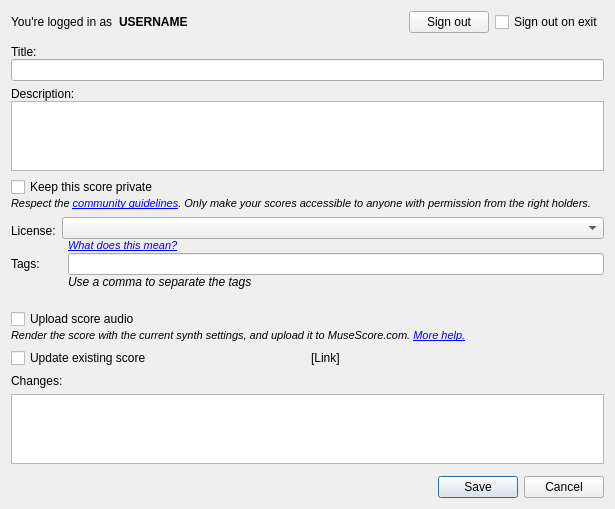
<?xml version="1.0" encoding="UTF-8"?>
<ui version="4.0">
 <class>UploadScoreDialog</class>
 <widget class="QDialog" name="UploadScoreDialog">
  <property name="geometry">
   <rect>
    <x>0</x>
    <y>0</y>
    <width>615</width>
    <height>491</height>
   </rect>
  </property>
  <property name="windowTitle">
   <string>Score Information</string>
  </property>
  <property name="modal">
   <bool>true</bool>
  </property>
  <layout class="QGridLayout" name="gridLayout">
   <property name="verticalSpacing">
    <number>12</number>
   </property>
   <item row="0" column="0">
    <layout class="QHBoxLayout" name="horizontalLayout">
     <property name="spacing">
      <number>6</number>
     </property>
     <item>
      <widget class="QLabel" name="label_3">
       <property name="text">
        <string>You're logged in as</string>
       </property>
      </widget>
     </item>
     <item>
      <widget class="QLabel" name="lblUsername">
       <property name="font">
        <font>
         <weight>75</weight>
         <bold>true</bold>
        </font>
       </property>
       <property name="text">
        <string notr="true" extracomment="Placeholder, gets set programmatically">USERNAME</string>
       </property>
      </widget>
     </item>
     <item>
      <spacer name="horizontalSpacer_4">
       <property name="orientation">
        <enum>Qt::Horizontal</enum>
       </property>
       <property name="sizeHint" stdset="0">
        <size>
         <width>40</width>
         <height>20</height>
        </size>
       </property>
      </spacer>
     </item>
     <item>
      <widget class="QPushButton" name="btnSignout">
       <property name="text">
        <string>Sign out</string>
       </property>
      </widget>
     </item>
     <item>
      <widget class="QCheckBox" name="chkSignoutOnExit">
       <property name="text">
        <string>Sign out on exit</string>
       </property>
      </widget>
     </item>
    </layout>
   </item>
   <item row="1" column="0">
    <layout class="QVBoxLayout" name="verticalLayout">
     <property name="spacing">
      <number>6</number>
     </property>
     <item>
      <layout class="QVBoxLayout" name="verticalLayout_2">
       <property name="spacing">
        <number>0</number>
       </property>
       <item>
        <widget class="QLabel" name="lblTitle">
         <property name="sizePolicy">
          <sizepolicy hsizetype="Preferred" vsizetype="Preferred">
           <horstretch>0</horstretch>
           <verstretch>0</verstretch>
          </sizepolicy>
         </property>
         <property name="text">
          <string>Title:</string>
         </property>
        </widget>
       </item>
       <item>
        <widget class="QLineEdit" name="title"/>
       </item>
      </layout>
     </item>
     <item>
      <layout class="QVBoxLayout" name="verticalLayout_3">
       <property name="spacing">
        <number>0</number>
       </property>
       <item>
        <widget class="QLabel" name="lblDescription">
         <property name="text">
          <string>Description:</string>
         </property>
        </widget>
       </item>
       <item>
        <widget class="QPlainTextEdit" name="description">
         <property name="sizeAdjustPolicy">
          <enum>QAbstractScrollArea::AdjustToContentsOnFirstShow</enum>
         </property>
        </widget>
       </item>
      </layout>
     </item>
     <item>
      <layout class="QGridLayout" name="gridLayout_2">
       <property name="horizontalSpacing">
        <number>6</number>
       </property>
       <property name="verticalSpacing">
        <number>0</number>
       </property>
       <item row="0" column="0" colspan="3">
        <widget class="QCheckBox" name="cbPrivate">
         <property name="text">
          <string>Keep this score private</string>
         </property>
        </widget>
       </item>
       <item row="1" column="0" colspan="3">
        <widget class="QLabel" name="privateHelp">
         <property name="text">
          <string notr="true" extracomment="Placeholder, gets set and translated programmatically">&lt;!DOCTYPE HTML PUBLIC &quot;-//W3C//DTD HTML 4.0//EN&quot; &quot;http://www.w3.org/TR/REC-html40/strict.dtd&quot;&gt;
&lt;html&gt;&lt;head&gt;&lt;meta name=&quot;qrichtext&quot; content=&quot;1&quot; /&gt;&lt;style type=&quot;text/css&quot;&gt;
p, li { white-space: pre-wrap; }
&lt;/style&gt;&lt;/head&gt;&lt;body style=&quot; font-family:'MS Shell Dlg 2'; font-size:8pt; font-weight:400; font-style:normal;&quot;&gt;
&lt;p style=&quot; margin-top:0px; margin-bottom:0px; margin-left:0px; margin-right:0px; -qt-block-indent:0; text-indent:0px;&quot;&gt;&lt;span style=&quot; font-style:italic;&quot;&gt;Respect the &lt;/span&gt;&lt;a href=&quot;https://musescore.com/community-guidelines&quot;&gt;&lt;span style=&quot; font-style:italic; text-decoration: underline; color:#0000ff;&quot;&gt;community guidelines&lt;/span&gt;&lt;/a&gt;&lt;span style=&quot; font-style:italic;&quot;&gt;. Only make your scores accessible to anyone with permission from the right holders.&lt;/span&gt;&lt;/p&gt;&lt;/body&gt;&lt;/html&gt;</string>
         </property>
         <property name="wordWrap">
          <bool>true</bool>
         </property>
         <property name="openExternalLinks">
          <bool>true</bool>
         </property>
        </widget>
       </item>
       <item row="2" column="0" rowspan="2">
        <widget class="QLabel" name="label_spacer_0"/>
       </item>
       <item row="3" column="1" rowspan="3" colspan="2">
        <widget class="QComboBox" name="license"/>
       </item>
       <item row="4" column="0">
        <widget class="QLabel" name="lblLicense">
         <property name="sizePolicy">
          <sizepolicy hsizetype="Fixed" vsizetype="Preferred">
           <horstretch>0</horstretch>
           <verstretch>0</verstretch>
          </sizepolicy>
         </property>
         <property name="minimumSize">
          <size>
           <width>40</width>
           <height>0</height>
          </size>
         </property>
         <property name="text">
          <string>License:</string>
         </property>
        </widget>
       </item>
       <item row="5" column="2" rowspan="2">
        <widget class="QLabel" name="licenseHelp">
         <property name="text">
          <string notr="true" extracomment="Placeholder, gets set and translated programmatically">&lt;!DOCTYPE HTML PUBLIC &quot;-//W3C//DTD HTML 4.0//EN&quot; &quot;http://www.w3.org/TR/REC-html40/strict.dtd&quot;&gt;
&lt;html&gt;&lt;head&gt;&lt;meta name=&quot;qrichtext&quot; content=&quot;1&quot; /&gt;&lt;style type=&quot;text/css&quot;&gt;
p, li { white-space: pre-wrap; }
&lt;/style&gt;&lt;/head&gt;&lt;body style=&quot; font-family:'MS Shell Dlg 2'; font-size:8.25pt; font-weight:400; font-style:normal;&quot;&gt;
&lt;p style=&quot; margin-top:0px; margin-bottom:0px; margin-left:0px; margin-right:0px; -qt-block-indent:0; text-indent:0px;&quot;&gt;&lt;a href=&quot;http://redirect.musescore.com/help/license&quot;&gt;&lt;span style=&quot; font-style:italic; text-decoration: underline; color:#0000ff;&quot;&gt;What does this mean?&lt;/span&gt;&lt;/a&gt;&lt;/p&gt;&lt;/body&gt;&lt;/html&gt;</string>
         </property>
         <property name="openExternalLinks">
          <bool>true</bool>
         </property>
        </widget>
       </item>
       <item row="6" column="0">
        <widget class="QLabel" name="label_spacer_2"/>
       </item>
       <item row="7" column="0">
        <widget class="QLabel" name="lblTag">
         <property name="sizePolicy">
          <sizepolicy hsizetype="Fixed" vsizetype="Preferred">
           <horstretch>0</horstretch>
           <verstretch>0</verstretch>
          </sizepolicy>
         </property>
         <property name="minimumSize">
          <size>
           <width>40</width>
           <height>0</height>
          </size>
         </property>
         <property name="text">
          <string>Tags:</string>
         </property>
        </widget>
       </item>
       <item row="7" column="2">
        <widget class="QLineEdit" name="tags">
         <property name="sizePolicy">
          <sizepolicy hsizetype="Expanding" vsizetype="Fixed">
           <horstretch>0</horstretch>
           <verstretch>0</verstretch>
          </sizepolicy>
         </property>
        </widget>
       </item>
       <item row="8" column="0">
        <widget class="QLabel" name="label_spacer_3"/>
       </item>
       <item row="8" column="2">
        <widget class="QLabel" name="tagsHelp">
         <property name="font">
          <font>
           <italic>true</italic>
          </font>
         </property>
         <property name="text">
          <string notr="true" extracomment="Placeholder, gets set and translated programmatically">Use a comma to separate the tags</string>
         </property>
        </widget>
       </item>
       <item row="10" column="0">
        <widget class="QLabel" name="label_spacer_4">
         <property name="text">
          <string/>
         </property>
        </widget>
       </item>
       <item row="4" column="0">
        <widget class="QLabel" name="label_spacer_1"/>
       </item>
      </layout>
     </item>
     <item>
      <layout class="QGridLayout" name="gridLayout_3">
       <property name="verticalSpacing">
        <number>0</number>
       </property>
       <item row="0" column="0">
        <widget class="QCheckBox" name="uploadAudio">
         <property name="text">
          <string>Upload score audio</string>
         </property>
        </widget>
       </item>
       <item row="1" column="0">
        <widget class="QLabel" name="uploadAudioHelp">
         <property name="mouseTracking">
          <bool>true</bool>
         </property>
         <property name="text">
          <string notr="true" extracomment="Placeholder, gets set and translated programmatically">&lt;!DOCTYPE HTML PUBLIC &quot;-//W3C//DTD HTML 4.0//EN&quot; &quot;http://www.w3.org/TR/REC-html40/strict.dtd&quot;&gt;
&lt;html&gt;&lt;head&gt;&lt;meta name=&quot;qrichtext&quot; content=&quot;1&quot; /&gt;&lt;style type=&quot;text/css&quot;&gt;
p, li { white-space: pre-wrap; }
&lt;/style&gt;&lt;/head&gt;&lt;body style=&quot; font-family:'MS Shell Dlg 2'; font-size:8pt; font-weight:400; font-style:normal;&quot;&gt;
&lt;p style=&quot; margin-top:0px; margin-bottom:0px; margin-left:0px; margin-right:0px; -qt-block-indent:0; text-indent:0px;&quot;&gt;&lt;span style=&quot; font-style:italic;&quot;&gt;Render the score with the current synth settings, and upload it to MuseScore.com. &lt;/span&gt;&lt;a href=&quot;https://musescore.com/community-guidelines&quot;&gt;&lt;span style=&quot; font-style:italic; text-decoration: underline; color:#0000ff;&quot;&gt;More help.&lt;/span&gt;&lt;/a&gt;&lt;/p&gt;&lt;/body&gt;&lt;/html&gt;</string>
         </property>
         <property name="wordWrap">
          <bool>true</bool>
         </property>
         <property name="openExternalLinks">
          <bool>true</bool>
         </property>
        </widget>
       </item>
      </layout>
     </item>
     <item>
      <layout class="QGridLayout" name="gridLayout_4">
       <item row="0" column="0">
        <widget class="QCheckBox" name="updateExistingCb">
         <property name="text">
          <string>Update existing score</string>
         </property>
        </widget>
       </item>
       <item row="0" column="1">
        <widget class="QLabel" name="linkToScore">
         <property name="text">
          <string notr="true" extracomment="Hyperlink, gets set/unset programmatically">[Link]</string>
         </property>
         <property name="openExternalLinks">
          <bool>true</bool>
         </property>
        </widget>
       </item>
      </layout>
     </item>
     <item>
      <layout class="QVBoxLayout" name="vlChanges">
       <item>
        <widget class="QLabel" name="lblChanges">
         <property name="text">
          <string>Changes:</string>
         </property>
        </widget>
       </item>
       <item>
        <widget class="QPlainTextEdit" name="changes">
         <property name="sizeAdjustPolicy">
          <enum>QAbstractScrollArea::AdjustToContentsOnFirstShow</enum>
         </property>
        </widget>
       </item>
      </layout>
     </item>
    </layout>
   </item>
   <item row="2" column="0">
    <widget class="QDialogButtonBox" name="buttonBox">
     <property name="orientation">
      <enum>Qt::Horizontal</enum>
     </property>
     <property name="standardButtons">
      <set>QDialogButtonBox::Cancel|QDialogButtonBox::Save</set>
     </property>
     <property name="centerButtons">
      <bool>false</bool>
     </property>
    </widget>
   </item>
  </layout>
 </widget>
 <resources/>
 <connections>
  <connection>
   <sender>buttonBox</sender>
   <signal>accepted()</signal>
   <receiver>UploadScoreDialog</receiver>
   <slot>accept()</slot>
   <hints>
    <hint type="sourcelabel">
     <x>248</x>
     <y>254</y>
    </hint>
    <hint type="destinationlabel">
     <x>157</x>
     <y>274</y>
    </hint>
   </hints>
  </connection>
  <connection>
   <sender>buttonBox</sender>
   <signal>rejected()</signal>
   <receiver>UploadScoreDialog</receiver>
   <slot>reject()</slot>
   <hints>
    <hint type="sourcelabel">
     <x>316</x>
     <y>260</y>
    </hint>
    <hint type="destinationlabel">
     <x>286</x>
     <y>274</y>
    </hint>
   </hints>
  </connection>
 </connections>
</ui>
